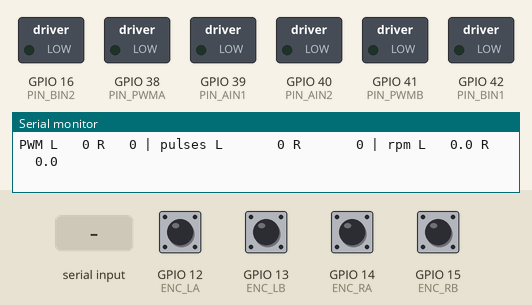
This sketch was run on a simulated ESP32-S3. Shown: switched loads named in the sketch (green lamp = pin HIGH), the last lines printed to the serial monitor. Inputs (shaded band) come from the test bench; at power-on: GPIO 12 (ENC_LA), GPIO 13 (ENC_LB), GPIO 14 (ENC_RA), GPIO 15 (ENC_RB) HIGH.

Above: at 1.7 s.
1.8 s: "t\n" received over Serial
At 4.0 s:
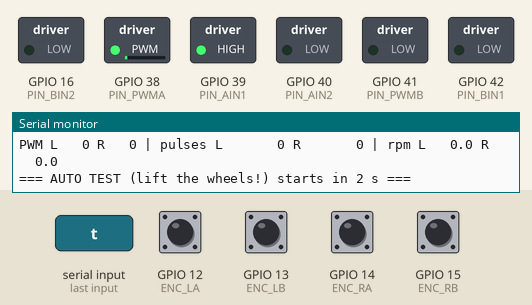
At 16.5 s:
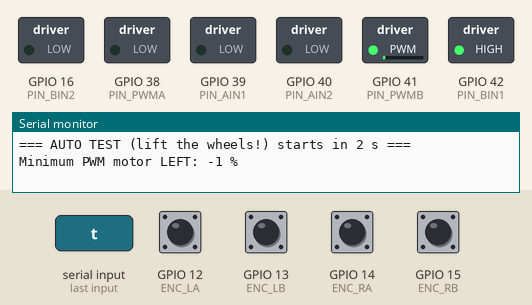
Timing chart, 0 to 23.0 s (numbered marks = the images above; inputs shaded):
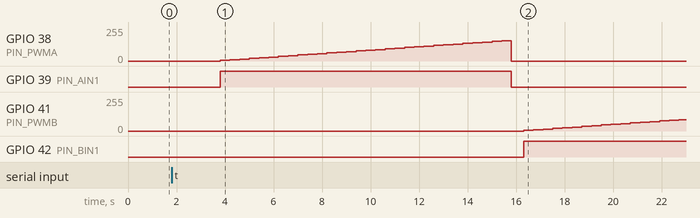

Measured:
- after the input at 1.8 s, GPIO 38 (PIN_PWMA): rises from 0/255 to 153/255 in 11.6 s, then falls to 0/255 in 0.40 s; GPIO 39 (PIN_AIN1): LOW → HIGH after 2.0 s, → LOW 12.0 s later; GPIO 41 (PIN_PWMB): moves from 0/255 to 86/255 over 6.4 s, starting after 14.5 s; GPIO 42 (PIN_BIN1): LOW → HIGH after 14.5 s

The sketch:

Test_N20.ino
```cpp
/*
  TEST MOTOR JGA-N20 ENCODER 300 rpm  -  Line Robot (MKE-K01 ESP32-S3)
  -------------------------------------------------------------------
  Wiring (same as the real robot, no perfboard needed yet):
    TB6612: VM <- 2S battery (through a fuse), VCC + STBY <- 3V3, GND <- common GND
            PWMA 38, AIN2 39, AIN1 40  -> LEFT motor (AO1/AO2)  (v5)
            BIN1 41, BIN2 42, PWMB 2   -> RIGHT motor (BO1/BO2)
    Encoder: VCC <- 3V3 (NOT 5V), GND <- GND
            LEFT: A -> GPIO21, B -> GPIO47     RIGHT: A -> GPIO48, B -> GPIO1
  Arduino IDE: board "ESP32S3 Dev Module", USB CDC On Boot = Enabled, Serial Monitor 115200,
               select "Newline" at the bottom of the Serial Monitor.

  COMMANDS (type into the Serial Monitor then Enter):
    l / r / a   : select LEFT / RIGHT / BOTH motors
    0..100      : set speed % (e.g. 50). Negative = backward (e.g. -50)
    s           : stop (motor coasting)
    z           : reset the pulse count to 0
    c           : MANUAL COUNT mode: motors off, turn the wheel exactly 10 turns then type c again
    t           : automatic test: find the minimum PWM, measure rpm at 30/60/100 %
  Every 250 ms prints: PWM | left, right pulses | left, right output shaft rpm
  LIFT THE WHEELS OFF THE TABLE while running.
*/
#include <Arduino.h>

#define PIN_MAP 1   // 1 = OLD PINS (breadboard) | 2 = NEW PINS v5 (perfboard)
#if PIN_MAP == 1
#define PIN_PWMA 38
#define PIN_AIN1 39
#define PIN_AIN2 40
#define PIN_PWMB 41
#define PIN_BIN1 42
#define PIN_BIN2 16
#define ENC_LA 12
#define ENC_LB 13
#define ENC_RA 14
#define ENC_RB 15
#else
#define PIN_PWMA 38
#define PIN_AIN2 39
#define PIN_AIN1 40
#define PIN_BIN1 41
#define PIN_BIN2 42
#define PIN_PWMB 2
#define ENC_LA 21
#define ENC_LB 47
#define ENC_RA 48
#define ENC_RB 1
#endif

const int PWM_FREQ = 20000, PWM_BITS = 10, PWM_MAX = 1023;
#if defined(ESP_ARDUINO_VERSION_MAJOR) && ESP_ARDUINO_VERSION_MAJOR >= 3
  #define PWM_ATTACH(pin, ch) ledcAttach(pin, PWM_FREQ, PWM_BITS)
  #define PWM_OUT(pin, ch, d) ledcWrite(pin, d)
#else
  #define PWM_ATTACH(pin, ch) do { ledcSetup(ch, PWM_FREQ, PWM_BITS); ledcAttachPin(pin, ch); } while (0)
  #define PWM_OUT(pin, ch, d) ledcWrite(ch, d)
#endif

// Pulses per OUTPUT SHAFT turn (counting all 4 edges of A and B). Estimate 7 pulses x gear ratio x 4.
// Measure the real value with command 'c' then edit this number.
float COUNTS_PER_REV = 1400.0f;   // 300 rpm: estimate ~1400 -> MEASURE AGAIN with command c

volatile int32_t encL = 0, encR = 0;
volatile uint8_t prevL = 0, prevR = 0;
// quadrature decode table: [old state*4 + new state] -> +1 / -1 / 0
const int8_t QDEC[16] = {0, +1, -1, 0, -1, 0, 0, +1, +1, 0, 0, -1, 0, -1, +1, 0};

void IRAM_ATTR isrL() {
  uint8_t s = (digitalRead(ENC_LA) << 1) | digitalRead(ENC_LB);
  encL += QDEC[(prevL << 2) | s]; prevL = s;
}
void IRAM_ATTR isrR() {
  uint8_t s = (digitalRead(ENC_RA) << 1) | digitalRead(ENC_RB);
  encR -= QDEC[(prevR << 2) | s]; prevR = s;   // right motor mounted reversed -> flip the sign
}

int sel = 2;          // 0 = left, 1 = right, 2 = both
int cmdL = 0, cmdR = 0;   // % target (-100..100)
int outL = 0, outR = 0;   // PWM being output (ramped)

void motorOne(uint8_t pwm, uint8_t in1, uint8_t in2, int duty, uint8_t ch) {
  if (duty > 0)      { digitalWrite(in1, HIGH); digitalWrite(in2, LOW); }
  else if (duty < 0) { digitalWrite(in1, LOW);  digitalWrite(in2, HIGH); duty = -duty; }
  else               { digitalWrite(in1, LOW);  digitalWrite(in2, LOW); }   // coast: the wheels can be turned by hand
  PWM_OUT(pwm, ch, min(duty, PWM_MAX));
}
void applyOut() {
  motorOne(PIN_PWMA, PIN_AIN1, PIN_AIN2, outL, 0);
  motorOne(PIN_PWMB, PIN_BIN1, PIN_BIN2, outR, 1);
}
// ramp PWM over 30 ms so the battery voltage does not sag
void rampStep() {
  int tL = cmdL * PWM_MAX / 100, tR = cmdR * PWM_MAX / 100;
  const int STEP = PWM_MAX / 15;
  outL += constrain(tL - outL, -STEP, STEP);
  outR += constrain(tR - outR, -STEP, STEP);
  applyOut();
}
void setCmd(int pct) {
  pct = constrain(pct, -100, 100);
  if (sel == 0 || sel == 2) cmdL = pct;
  if (sel == 1 || sel == 2) cmdR = pct;
}
void stopAll() { cmdL = cmdR = outL = outR = 0; applyOut(); }

// output shaft rpm over dt ms
float rpm(int32_t dTicks, uint32_t dtMs) { return dTicks / COUNTS_PER_REV * 60000.0f / max<uint32_t>(dtMs, 1); }

void waitMs(uint32_t ms) { uint32_t t0 = millis(); while (millis() - t0 < ms) { rampStep(); delay(2); } }

// measure steady rpm at pct (both motors)
void measureAt(int pct, float &rl, float &rr) {
  cmdL = cmdR = pct; waitMs(800);                 // let it settle
  int32_t l0 = encL, r0 = encR; uint32_t t0 = millis();
  waitMs(1000);
  rl = rpm(encL - l0, millis() - t0); rr = rpm(encR - r0, millis() - t0);
}

void autoTest() {
  Serial.println("\n=== AUTO TEST (lift the wheels!) starts in 2 s ===");
  stopAll(); delay(2000);
  // 1. Minimum PWM for the wheels to start turning
  for (int side = 0; side < 2; side++) {
    int found = -1;
    for (int pct = 2; pct <= 60; pct += 2) {
      if (side == 0) { cmdL = pct; cmdR = 0; } else { cmdL = 0; cmdR = pct; }
      int32_t e0 = side == 0 ? encL : encR;
      waitMs(400);
      int32_t d = (side == 0 ? encL : encR) - e0;
      if (abs(d) > COUNTS_PER_REV / 20) { found = pct; break; }   // > 1/20 turn in 0.4 s
    }
    Serial.printf("Minimum PWM motor %s: %d %%\n", side == 0 ? "LEFT" : "RIGHT", found);
    stopAll(); delay(500);
  }
  // 2. rpm at 30/60/100 %, forward and backward
  int lv[3] = {30, 60, 100};
  for (int dir = 1; dir >= -1; dir -= 2)
    for (int i = 0; i < 3; i++) {
      float rl, rr; measureAt(dir * lv[i], rl, rr);
      Serial.printf("%4d %%  rpm left %6.1f  right %6.1f  diff %5.1f %%\n", dir * lv[i], rl, rr,
                    100.0f * (rl - rr) / max(1.0f, fabsf(rl)));
    }
  stopAll();
  Serial.println("Done. Pass when: both forward = POSITIVE rpm, backward = NEGATIVE; 2 motors differ < 10 %;");
  Serial.println("100 % at ~7.5-8 V battery: about 380-470 rpm (6 V 300 rpm motor).");
}

void setup() {
  Serial.begin(115200);
  delay(500);
  pinMode(PIN_AIN1, OUTPUT); pinMode(PIN_AIN2, OUTPUT);
  pinMode(PIN_BIN1, OUTPUT); pinMode(PIN_BIN2, OUTPUT);
  PWM_ATTACH(PIN_PWMA, 0); PWM_ATTACH(PIN_PWMB, 1);
  stopAll();
  pinMode(ENC_LA, INPUT_PULLUP); pinMode(ENC_LB, INPUT_PULLUP);
  pinMode(ENC_RA, INPUT_PULLUP); pinMode(ENC_RB, INPUT_PULLUP);
  prevL = (digitalRead(ENC_LA) << 1) | digitalRead(ENC_LB);
  prevR = (digitalRead(ENC_RA) << 1) | digitalRead(ENC_RB);
  attachInterrupt(digitalPinToInterrupt(ENC_LA), isrL, CHANGE);
  attachInterrupt(digitalPinToInterrupt(ENC_LB), isrL, CHANGE);
  attachInterrupt(digitalPinToInterrupt(ENC_RA), isrR, CHANGE);
  attachInterrupt(digitalPinToInterrupt(ENC_RB), isrR, CHANGE);
  Serial.println("\n=== N20 ENCODER TEST === commands: l r a | -100..100 | s | z | c | t");
}

bool counting = false;
void loop() {
  static uint32_t tPrint = 0, tRamp = 0;
  static int32_t lastL = 0, lastR = 0;

  if (Serial.available()) {
    String s = Serial.readStringUntil('\n'); s.trim();
    if (s == "l") { sel = 0; Serial.println("-> LEFT motor"); }
    else if (s == "r") { sel = 1; Serial.println("-> RIGHT motor"); }
    else if (s == "a") { sel = 2; Serial.println("-> BOTH motors"); }
    else if (s == "s") { stopAll(); Serial.println("-> STOP"); }
    else if (s == "z") { encL = encR = 0; Serial.println("-> pulses cleared"); }
    else if (s == "t") autoTest();
    else if (s == "c") {
      if (!counting) {
        stopAll(); encL = encR = 0; counting = true;
        Serial.println("MANUAL COUNT: turn the wheel (left and/or right) exactly 10 turns FORWARD, then type c");
      } else {
        counting = false;
        Serial.printf("Left: %ld pulses / 10 turns = %.1f pulses/turn\n", (long)encL, encL / 10.0f);
        Serial.printf("Right: %ld pulses / 10 turns = %.1f pulses/turn\n", (long)encR, encR / 10.0f);
        Serial.println("POSITIVE sign = correct direction. Pulses/turn is used to fix COUNTS_PER_REV.");
        float c = max(fabsf(encL), fabsf(encR)) / 10.0f;
        if (c > 50) { COUNTS_PER_REV = c; Serial.printf("Using COUNTS_PER_REV = %.1f for now\n", c); }
      }
    }
    else if (s.length() && (isdigit(s[0]) || s[0] == '-')) { setCmd(s.toInt()); Serial.printf("-> %d %%\n", (int)s.toInt()); }
  }

  if (millis() - tRamp >= 2) { tRamp = millis(); rampStep(); }

  if (millis() - tPrint >= 250) {
    uint32_t dt = millis() - tPrint; tPrint = millis();
    int32_t l = encL, r = encR;
    if (!counting)
      Serial.printf("PWM L%4d R%4d | pulses L%8ld R%8ld | rpm L%6.1f R%6.1f\n",
                    outL, outR, (long)l, (long)r, rpm(l - lastL, dt), rpm(r - lastR, dt));
    else
      Serial.printf("manual count: L%ld  R%ld\n", (long)l, (long)r);
    lastL = l; lastR = r;
  }
}
```
